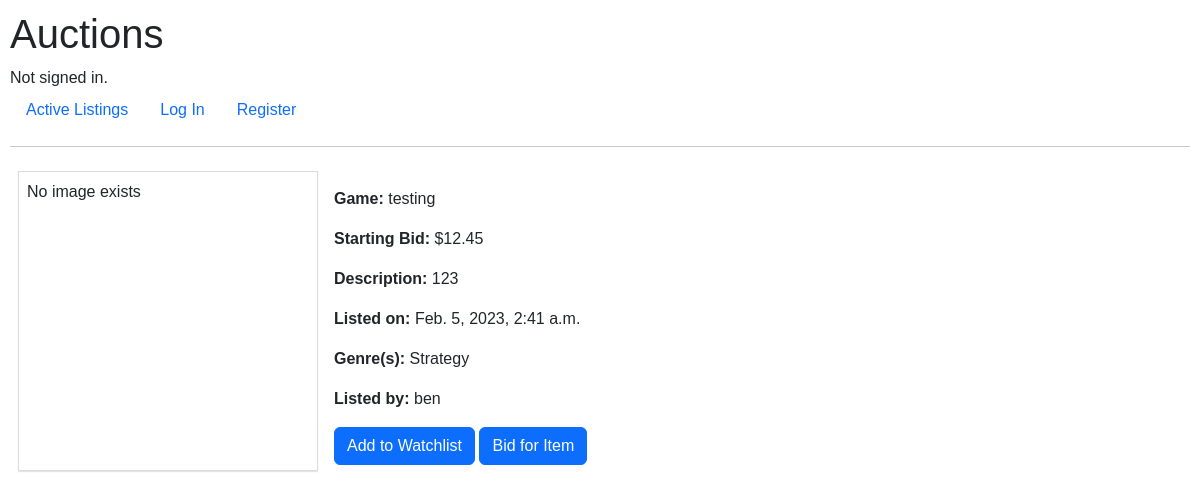
Screenshot of /listing/8 with the database file from the repository.
### auctions/models.py (models this page shows, shortened)
class Listing(models.Model):
    listing_id = models.AutoField(primary_key=True)
    owner = models.ForeignKey(User, on_delete=models.CASCADE, default=None, related_name="owner")
    title = models.CharField(max_length=64)
    description = models.CharField(max_length=255, verbose_name="Description")
    starting_bid = models.DecimalField(max_digits=5, decimal_places=2, verbose_name="Starting Bid", validators=[MinValueValidator(Decimal('0.01'))])
    highest_bid = models.ForeignKey('Bid', on_delete=models.CASCADE, default=None, blank=True, null=True, related_name="highest_bid")
    image = models.ImageField(upload_to='auctions/media', default=None, blank=True, null=True, verbose_name="Image (Optional)")
    date = models.DateTimeField(auto_now_add=True)
    genres = models.ManyToManyField(Genre, verbose_name="Genre(s)")
    status = models.BooleanField(default=True)

class Genre(models.Model):
    name = models.CharField(max_length=32, unique=True)
    slug = models.SlugField(null=True, unique=True)
    def __str__(self):
        return f"{self.name}"

class User(AbstractUser):
    watchlist = models.ManyToManyField('Listing', blank=True, null=True)
    def __str__(self):
        return f"{self.username}"

### auctions/views.py (the view, shortened to what this page needs)
# urls.py: path("listing/<int:listing_id>", views.listing, name="listing"),
def listing(request, listing_id):
    try:
        listing = Listing.objects.get(pk=listing_id)
    except:
        messages.error(request, 'Sorry, directing you to this listing item lead to an error. Perhaps it was deleted?')
    if not request.user.is_authenticated:
        return render(request, "auctions/listing.html", {
            'listing': listing,
            'comments': Comment.objects.filter(listing=listing_id)
        })

### auctions/templates/auctions/listing.html (shortened to what this page needs)
{% extends "auctions/layout.html" %}
{% block body %}
<div class="d-flex p-2">
    <div id="img-div" class="d-flex flex-column mb-2 p-2">
        {% if listing.image %}
        <img src="{{ listing.image.url }}">
        {% else %}
        No image exists
        {% endif %}
    </div>
    <div class="d-flex flex-column mb-2 p-2">
        <div class="p-2"><b>Game:</b> {{ listing.title }}</div>
        <div class="p-2"><b>Starting Bid:</b> ${{ listing.starting_bid }}</div>
        <div class="p-2"> <b>Description:</b> {{ listing.description }}</div>
        <div class="p-2"> <b>Listed on:</b> {{ listing.date }}</div>
        <div class="p-2"> <b>Genre(s):</b>
        {% for genre in listing.genres.all %}
                {{ genre }}&nbsp
        {% endfor %}
        </div>
        <div class="p-2"> <b>Listed by:</b> {{ listing.owner }}</div>
        <form action="{% url 'listing' listing.listing_id %}" method="post">
            <div class="p-2">
                <input class="btn btn-primary" type="submit" value="Add to Watchlist">
                <a href="{% url 'bid' listing.listing_id%}" class="btn btn-primary">Bid for Item</a>
            </div>
        </form>
    </div>
</div>
{% endblock %}

### auctions/static/auctions/styles.css (style rules this page uses)
* { font-family:'Gill Sans', 'Gill Sans MT', Calibri, 'Trebuchet MS', sans-serif; }
body { padding: 10px; }
#img-div { width: 300px; height: 300px; box-shadow: 0 1px 1px rgb(0 0 0 / 10%); border: 1px solid #dadce0; }

### rows the page displays
Listing: title "testing", starting_bid "12.45", description "123", date "Feb. 5, 2023, 2:41 a.m.", owner "ben"
Genre: name "Strategy"
